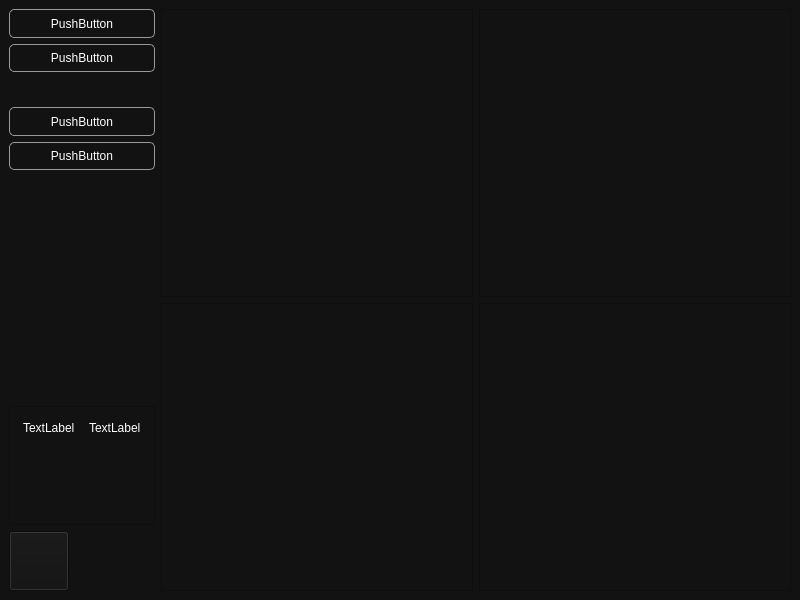
<?xml version="1.0" encoding="UTF-8"?>
<ui version="4.0">
 <class>MainWindow</class>
 <widget class="QMainWindow" name="MainWindow">
  <property name="geometry">
   <rect>
    <x>0</x>
    <y>0</y>
    <width>800</width>
    <height>600</height>
   </rect>
  </property>
  <property name="windowTitle">
   <string>Payload Ground</string>
  </property>
  <property name="styleSheet">
   <string notr="true">background-color: #121212;
color: rgb(255, 255, 255);</string>
  </property>
  <widget class="QWidget" name="centralwidget">
   <layout class="QGridLayout" name="gridLayout_2">
    <item row="0" column="1">
     <layout class="QGridLayout" name="gridLayout" rowstretch="0" columnstretch="1,6">
      <property name="sizeConstraint">
       <enum>QLayout::SetDefaultConstraint</enum>
      </property>
      <item row="0" column="1">
       <layout class="QGridLayout" name="gridLayout_4">
        <item row="1" column="4">
         <widget class="QChartView" name="chart4">
          <property name="sizePolicy">
           <sizepolicy hsizetype="Preferred" vsizetype="Expanding">
            <horstretch>4</horstretch>
            <verstretch>0</verstretch>
           </sizepolicy>
          </property>
          <property name="styleSheet">
           <string notr="true">background-color: #121212;
color: rgb(255, 255, 255);</string>
          </property>
         </widget>
        </item>
        <item row="1" column="3">
         <widget class="QChartView" name="chart3">
          <property name="sizePolicy">
           <sizepolicy hsizetype="Preferred" vsizetype="Expanding">
            <horstretch>4</horstretch>
            <verstretch>0</verstretch>
           </sizepolicy>
          </property>
          <property name="styleSheet">
           <string notr="true">background-color: #121212;
color: rgb(255, 255, 255);</string>
          </property>
         </widget>
        </item>
        <item row="0" column="3">
         <widget class="QChartView" name="chart1">
          <property name="sizePolicy">
           <sizepolicy hsizetype="Preferred" vsizetype="Expanding">
            <horstretch>4</horstretch>
            <verstretch>0</verstretch>
           </sizepolicy>
          </property>
          <property name="styleSheet">
           <string notr="true">background-color: #121212;
color: rgb(255, 255, 255);</string>
          </property>
         </widget>
        </item>
        <item row="0" column="4">
         <widget class="QChartView" name="chart2">
          <property name="sizePolicy">
           <sizepolicy hsizetype="Preferred" vsizetype="Expanding">
            <horstretch>4</horstretch>
            <verstretch>0</verstretch>
           </sizepolicy>
          </property>
          <property name="styleSheet">
           <string notr="true">background-color: #121212;
color: rgb(255, 255, 255);</string>
          </property>
         </widget>
        </item>
       </layout>
      </item>
      <item row="0" column="0">
       <layout class="QGridLayout" name="gridLayout_3" rowstretch="1,1,1,1,1,8,1,0,0">
        <property name="verticalSpacing">
         <number>6</number>
        </property>
        <item row="5" column="0">
         <spacer name="verticalSpacer">
          <property name="orientation">
           <enum>Qt::Vertical</enum>
          </property>
          <property name="sizeType">
           <enum>QSizePolicy::MinimumExpanding</enum>
          </property>
          <property name="sizeHint" stdset="0">
           <size>
            <width>20</width>
            <height>30</height>
           </size>
          </property>
         </spacer>
        </item>
        <item row="1" column="0">
         <widget class="QPushButton" name="btn2">
          <property name="sizePolicy">
           <sizepolicy hsizetype="Preferred" vsizetype="Preferred">
            <horstretch>1</horstretch>
            <verstretch>0</verstretch>
           </sizepolicy>
          </property>
          <property name="cursor">
           <cursorShape>PointingHandCursor</cursorShape>
          </property>
          <property name="styleSheet">
           <string notr="true">QPushButton
{
	border: 1px solid #999999;
   background-color: rgba(62, 96, 193, 0);
	border-radius: 5px;
}

QPushButton:pressed
{
	border-color: rgba(62, 96, 193, 255);
   background-color: rgba(62, 96, 193, 31);
}

QPushButton:hover:!pressed
{
   background-color: rgba(62, 96, 193, 11);
}</string>
          </property>
          <property name="text">
           <string>PushButton</string>
          </property>
         </widget>
        </item>
        <item row="8" column="0">
         <layout class="QHBoxLayout" name="horizontalLayout">
          <item>
           <widget class="QPushButton" name="settings">
            <property name="sizePolicy">
             <sizepolicy hsizetype="Fixed" vsizetype="Fixed">
              <horstretch>0</horstretch>
              <verstretch>0</verstretch>
             </sizepolicy>
            </property>
            <property name="minimumSize">
             <size>
              <width>60</width>
              <height>60</height>
             </size>
            </property>
            <property name="layoutDirection">
             <enum>Qt::LeftToRight</enum>
            </property>
            <property name="styleSheet">
             <string notr="true">QPushButton
{
	border-image: url(:/images/settings.png);
}

QPushButton:pressed
{
	border-image: url(:/images/settings_pressed.png);
}

QPushButton:hover:!pressed
{
   border-image: url(:/images/settings_hover.png);
}</string>
            </property>
            <property name="text">
             <string/>
            </property>
           </widget>
          </item>
          <item>
           <spacer name="horizontalSpacer">
            <property name="orientation">
             <enum>Qt::Horizontal</enum>
            </property>
            <property name="sizeHint" stdset="0">
             <size>
              <width>40</width>
              <height>20</height>
             </size>
            </property>
           </spacer>
          </item>
         </layout>
        </item>
        <item row="0" column="0">
         <widget class="QPushButton" name="btn1">
          <property name="sizePolicy">
           <sizepolicy hsizetype="Preferred" vsizetype="Preferred">
            <horstretch>1</horstretch>
            <verstretch>0</verstretch>
           </sizepolicy>
          </property>
          <property name="cursor">
           <cursorShape>PointingHandCursor</cursorShape>
          </property>
          <property name="styleSheet">
           <string notr="true">QPushButton
{
	border: 1px solid #999999;
   background-color: rgba(62, 96, 193, 0);
	border-radius: 5px;
}

QPushButton:pressed
{
	border-color: rgba(62, 96, 193, 255);
   background-color: rgba(62, 96, 193, 31);
}

QPushButton:hover:!pressed
{
   background-color: rgba(62, 96, 193, 11);
}</string>
          </property>
          <property name="text">
           <string>PushButton</string>
          </property>
         </widget>
        </item>
        <item row="4" column="0">
         <widget class="QPushButton" name="btn4">
          <property name="sizePolicy">
           <sizepolicy hsizetype="Preferred" vsizetype="Preferred">
            <horstretch>0</horstretch>
            <verstretch>0</verstretch>
           </sizepolicy>
          </property>
          <property name="cursor">
           <cursorShape>PointingHandCursor</cursorShape>
          </property>
          <property name="styleSheet">
           <string notr="true">QPushButton
{
	border: 1px solid #999999;
   background-color: rgba(62, 96, 193, 0);
	border-radius: 5px;
}

QPushButton:pressed
{
	border-color: rgba(62, 96, 193, 255);
   background-color: rgba(62, 96, 193, 31);
}

QPushButton:hover:!pressed
{
   background-color: rgba(62, 96, 193, 11);
}</string>
          </property>
          <property name="text">
           <string>PushButton</string>
          </property>
         </widget>
        </item>
        <item row="6" column="0">
         <widget class="QFrame" name="frame">
          <property name="sizePolicy">
           <sizepolicy hsizetype="MinimumExpanding" vsizetype="MinimumExpanding">
            <horstretch>0</horstretch>
            <verstretch>0</verstretch>
           </sizepolicy>
          </property>
          <property name="minimumSize">
           <size>
            <width>0</width>
            <height>119</height>
           </size>
          </property>
          <property name="styleSheet">
           <string notr="true"/>
          </property>
          <property name="frameShape">
           <enum>QFrame::StyledPanel</enum>
          </property>
          <property name="frameShadow">
           <enum>QFrame::Raised</enum>
          </property>
          <layout class="QGridLayout" name="gridLayout_5">
           <item row="0" column="1" alignment="Qt::AlignHCenter">
            <widget class="QLabel" name="led2_txt">
             <property name="text">
              <string>TextLabel</string>
             </property>
            </widget>
           </item>
           <item row="0" column="0" alignment="Qt::AlignHCenter">
            <widget class="QLabel" name="led1_txt">
             <property name="text">
              <string>TextLabel</string>
             </property>
            </widget>
           </item>
           <item row="1" column="0" alignment="Qt::AlignHCenter">
            <widget class="QWidget" name="led1" native="true">
             <property name="sizePolicy">
              <sizepolicy hsizetype="Fixed" vsizetype="Fixed">
               <horstretch>0</horstretch>
               <verstretch>0</verstretch>
              </sizepolicy>
             </property>
             <property name="minimumSize">
              <size>
               <width>60</width>
               <height>60</height>
              </size>
             </property>
             <property name="maximumSize">
              <size>
               <width>70</width>
               <height>70</height>
              </size>
             </property>
             <property name="styleSheet">
              <string notr="true"/>
             </property>
            </widget>
           </item>
           <item row="1" column="1" alignment="Qt::AlignHCenter">
            <widget class="QWidget" name="led2" native="true">
             <property name="sizePolicy">
              <sizepolicy hsizetype="Fixed" vsizetype="Expanding">
               <horstretch>0</horstretch>
               <verstretch>0</verstretch>
              </sizepolicy>
             </property>
             <property name="minimumSize">
              <size>
               <width>60</width>
               <height>60</height>
              </size>
             </property>
             <property name="maximumSize">
              <size>
               <width>70</width>
               <height>70</height>
              </size>
             </property>
             <property name="styleSheet">
              <string notr="true"/>
             </property>
            </widget>
           </item>
          </layout>
         </widget>
        </item>
        <item row="3" column="0">
         <widget class="QPushButton" name="btn3">
          <property name="sizePolicy">
           <sizepolicy hsizetype="Preferred" vsizetype="Preferred">
            <horstretch>1</horstretch>
            <verstretch>0</verstretch>
           </sizepolicy>
          </property>
          <property name="cursor">
           <cursorShape>PointingHandCursor</cursorShape>
          </property>
          <property name="styleSheet">
           <string notr="true">QPushButton
{
	border: 1px solid #999999;
   background-color: rgba(62, 96, 193, 0);
	border-radius: 5px;
}

QPushButton:pressed
{
	border-color: rgba(62, 96, 193, 255);
   background-color: rgba(62, 96, 193, 31);
}

QPushButton:hover:!pressed
{
   background-color: rgba(62, 96, 193, 11);
}</string>
          </property>
          <property name="text">
           <string>PushButton</string>
          </property>
         </widget>
        </item>
       </layout>
      </item>
     </layout>
    </item>
   </layout>
  </widget>
  <action name="actionChart1">
   <property name="text">
    <string>Chart1</string>
   </property>
  </action>
  <action name="actionChart2">
   <property name="text">
    <string>Chart2</string>
   </property>
  </action>
  <action name="actionChart3">
   <property name="text">
    <string>Chart3</string>
   </property>
  </action>
  <action name="actionChart1_2">
   <property name="text">
    <string>Chart1</string>
   </property>
  </action>
  <action name="actionChart2_2">
   <property name="text">
    <string>Chart2</string>
   </property>
  </action>
  <action name="actionChart3_2">
   <property name="text">
    <string>Chart3</string>
   </property>
  </action>
  <action name="actionChart4">
   <property name="text">
    <string>Chart4</string>
   </property>
  </action>
  <action name="actionButtons">
   <property name="text">
    <string>Buttons</string>
   </property>
  </action>
 </widget>
 <customwidgets>
  <customwidget>
   <class>QChartView</class>
   <extends>QGraphicsView</extends>
   <header>QtCharts</header>
  </customwidget>
 </customwidgets>
 <resources/>
 <connections/>
</ui>
